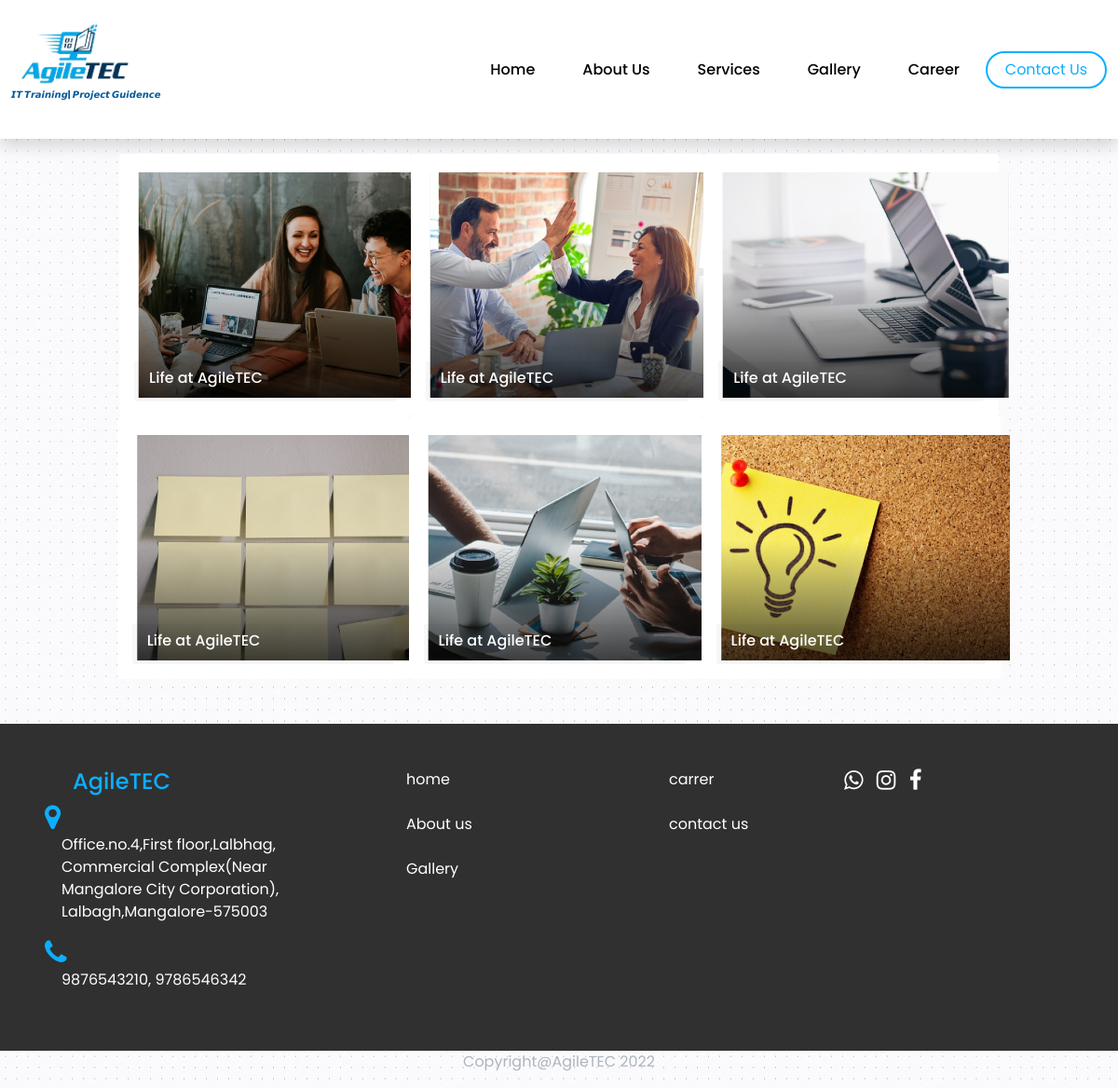
The page /Gallerry.php on the database its author committed.
### tables this page shows
CREATE TABLE `gallery` (
  `id` int(11) NOT NULL AUTO_INCREMENT,
  `image` varchar(20) NOT NULL,
  `title` varchar(20) DEFAULT NULL,
  PRIMARY KEY (`id`)
);

### Gallerry.php (the view, shortened to what this page needs)
<!DOCTYPE html>
<?php
    require("connection.php");
?>
<html>
<?php require("header.php");?>
    <body>
        <?php require("nav.php");?>
               <div class="container-fluid">
                <div class="d-flex justify-content-center flex-wrap mt-3">
                    <?php
                        $result = mysqli_query($con,"SELECT * FROM `gallery`");
                        while ($row=mysqli_fetch_array($result)){
                    ?>
                      <div class="card">
                    <img src="img/<?php echo $row['image']; ?>" alt="not found" class=" p-1 m-3 card-img-top" style="max-width:320px;" />
                <div class="card-img-overlay">
                             <div class="card-footer text-start">
                                 <h6><?php echo $row['title']; ?></h6>
                    </div>
            </div>
        </div>
 <?php } ?>
               </div>
                </div>
<?php require("footer.php");?>
         <section><div class="container">
                <div class="row">
                    <p class="fs-6  text-center " style="color:#adb5bd">Copyright@AgileTEC 2022</p>
            </div></section>
    </body>
</html>

### css/style.css (style rules this page uses)
* { padding:0; margin:0; box-sizing:border-box; }
body { font-family: 'Poppins', sans-serif; background-image:url(../img/bg.jpg); }
.card-img-top { width: 100%; height: 250px; object-fit: cover; }

### Gallerry.php (style rules this page uses)
.text-start { color: #fff; }
.card-img-overlay { display: flex; flex-direction: column; justify-content: flex-end; height: 100%; }
.card-footer { border:none; }
.card { border:none; }
body { font-family: 'Poppins', sans-serif; background-image:url(img/bg.jpg); }

### rows shown on the page
gallery: image (picture), title "Life at AgileTEC"
gallery: image (picture), title "Life at AgileTEC"
gallery: image (picture), title "Life at AgileTEC"
gallery: image (picture), title "Life at AgileTEC"
gallery: image (picture), title "Life at AgileTEC"
gallery: image (picture), title "Life at AgileTEC"
